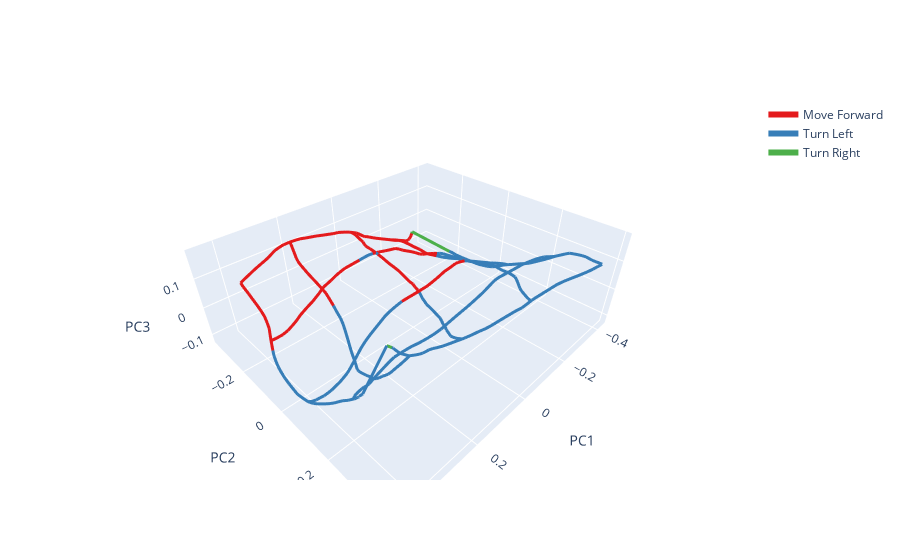

The code cell stored with this chart in its notebook:
### Code cell
import plotly.graph_objects as go

fig = go.Figure()

unique_actions = sorted(df["action"].unique())
colors_map = {action: px.colors.qualitative.Set1[i % 9] for i, action in enumerate(unique_actions)}

discrete = [-2,-1,0,1,2]

# loop over unique y-values
for y_val in discrete:
    sub = df[df["y"] == y_val].sort_values("x")  # sort by x so line flows correctly
  
    # iterate over consecutive points
    for k in range(len(sub) - 1):
        x_pair = sub["PC1"].iloc[k:k+2]
        y_pair = sub["PC2"].iloc[k:k+2]
        z_pair = sub["PC3"].iloc[k:k+2]
        action_pair = sub["action"].iloc[k]  # color by first point of segment

        fig.add_trace(go.Scatter3d(
            x=x_pair,
            y=y_pair,
            z=z_pair,
            mode="lines",
            line=dict(color=colors_map[action_pair], width=6),
            showlegend=False,  # we’ll handle legend separately
            text=[f"x: {x}, y: {y}, action: {a}"
              for x, y, a in zip(sub["x"].iloc[k:k+2], sub["y"].iloc[k:k+2], sub["action"].iloc[k:k+2])]
        ))

for x_val in discrete:
    sub = df[df["x"] == x_val].sort_values("y")  # sort by x so line flows correctly

    # iterate over consecutive points
    for k in range(len(sub) - 1):
        x_pair = sub["PC1"].iloc[k:k+2]
        y_pair = sub["PC2"].iloc[k:k+2]
        z_pair = sub["PC3"].iloc[k:k+2]
        action_pair = sub["action"].iloc[k]  # color by first point of segment

        fig.add_trace(go.Scatter3d(
            x=x_pair,
            y=y_pair,
            z=z_pair,
            mode="lines",
            line=dict(color=colors_map[action_pair], width=6),
            showlegend=False,  # we’ll handle legend separately
            text=[f"x: {x}, y: {y}, action: {a}"
              for x, y, a in zip(sub["x"].iloc[k:k+2], sub["y"].iloc[k:k+2], sub["action"].iloc[k:k+2])]
        ))

# optional: create dummy traces for legend
for action, color in colors_map.items():
    fig.add_trace(go.Scatter3d(
        x=[None],
        y=[None],
        z=[None],
        mode="lines",
        line=dict(color=color, width=6),
        name=action
    ))

fig.update_layout(scene=dict(
    xaxis_title="PC1",
    yaxis_title="PC2",
    zaxis_title="PC3"
))

fig.show()
